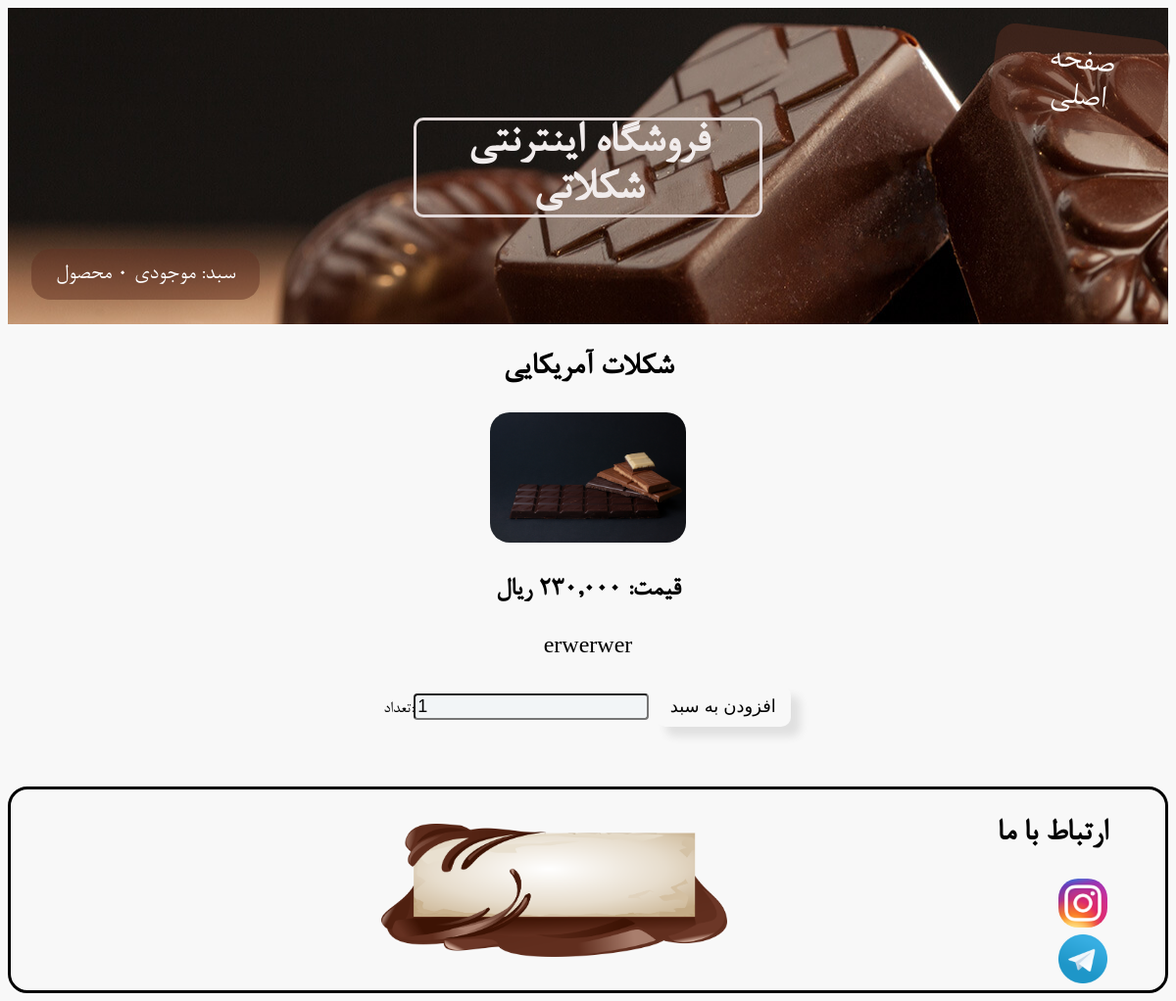
/product/9/none/, run on the app's committed database.
### ecommerce_app/models.py (models this page shows, shortened)
class Product(models.Model):
    name = models.CharField(max_length=191)
    price = models.IntegerField()
    slug = models.SlugField(default='',blank=True,null=False)
    description = models.TextField()
    image = models.ImageField(upload_to='products_images/', blank=True)

### ecommerce_app/views.py (the view)
def show_product(request, product_id, product_slug):
    product = get_object_or_404(Product, id=product_id)
    if request.method == 'POST':
        form = CartForm(request, request.POST)
        if form.is_valid():
            request.form_data = form.cleaned_data
            cart.add_item_to_cart(request)
            return redirect('show_cart')
    form = CartForm(request, initial={'product_id': product.id})
    return render(request, 'ecommerce_app/product_detail.html', {
                                            'product': product,
                                            'form': form,
                                            })

### ecommerce_app/forms.py
class CartForm(forms.Form):
    تعداد = forms.IntegerField(initial='1')
    product_id = forms.IntegerField(widget=forms.HiddenInput)
    def __init__(self, request, *args, **kwargs):
        self.request = request
        super(CartForm, self).__init__(*args, **kwargs)

### ecommerce_app/cart.py (called while the page is built)
def _cart_id(request):
    if 'cart_id' not in request.session:
        request.session['cart_id'] = _generate_cart_id()
    return request.session['cart_id']

def _generate_cart_id():
    import string, random
    return ''.join([random.choice(string.ascii_letters + string.digits) for _ in range(50)])

def get_all_cart_items(request):
    return CartItem.objects.filter(cart_id = _cart_id(request))

def item_count(request):
    return get_all_cart_items(request).count()

### ecommerce_app/context_processor.py (called while the page is built)
def cart_item_count(request):
    item_count = cart.item_count(request)
    return {'cart_item_count' : item_count }

### ecommerce_app/templates/ecommerce_app/product_detail.html (shortened to what this page needs)
{% extends 'ecommerce_app/base.html' %}
{% load static%}
{% load humanize %}
{% block load_local_css%}
    <link rel='stylesheet' href='{% static "ecommerce_app/product_detail.css" %}'>
{%endblock%}
{% block content %}
    <div class="container">
        <div class="row">
                <h2>{{ product.name }}</h2>
                <img src="{{product.image.url}}" >
                <h3>قیمت:  {{ product.price|intcomma }} ریال</h3>
                <p>{{product.description}}</p>
                <form action="{% url 'product_detail' product.id product.slug %}" method="post">
                    {{ form }}
                    <input type="submit" value="افزودن به سبد" class="btn btn-primary" >
                </form>
        </div>
    </div>
{% endblock %}

### ecommerce_app/static/ecommerce_app/base.css (style rules this page uses)
input { font-size: 18px; }
form { font-size: 18px; }
body { font-family:B_Nazanin; font-size:larger; text-align: center; background-color: #f8f8f8; }
img { width: 200px; height:auto; border-radius: 20px; }

### ecommerce_app/static/ecommerce_app/product_detail.css (style rules this page uses)
h2 { font-size:34px; }
h3 { font-size:28px; }
p { font-size: 24px; }
.btn-primary { background-color: #64352700; border: none; border-radius: 10px; color: rgb(0, 0, 0); padding: 10px 15px; text-decoration: none; margin: 2px 2px; cursor: pointer; box-shadow:10px 10px 8px rgb(224, 224, 224); }
input { border-radius: 4px; background-color: #f2f5f7; }

### data on the page
Product: name "شکلات آمریکایی", image (picture), price "230,000", description "erwerwer"

### other printed values
{{ cart_item_count }} "0"
